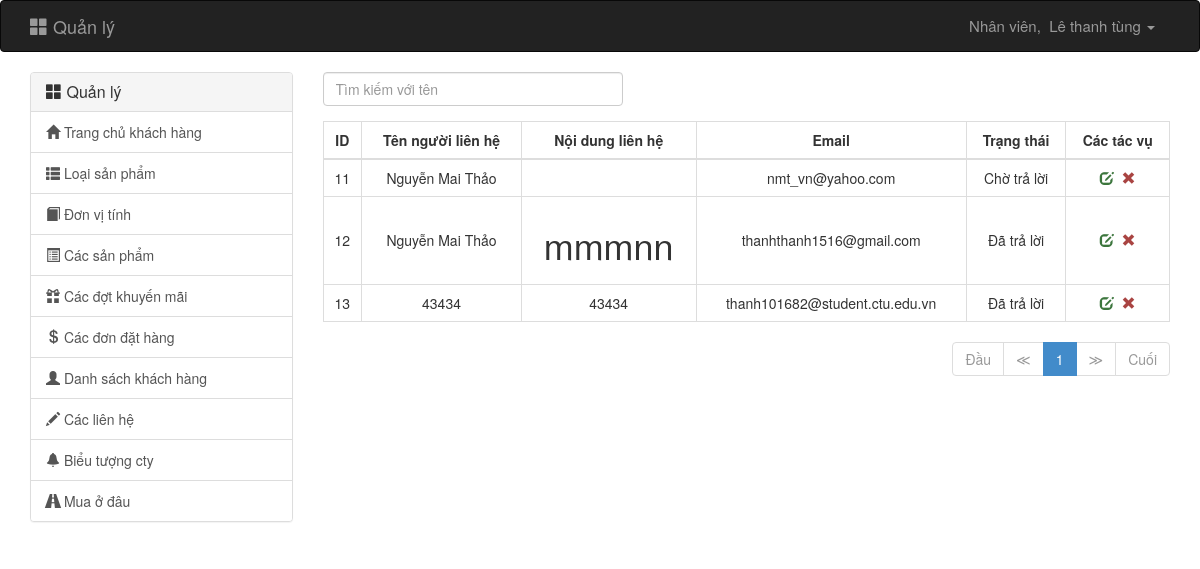
/admin.php?controller=contact (signed in), run on the app's committed database.
### tables this page shows
CREATE TABLE IF NOT EXISTS `contact` (
  `ID` int(11) NOT NULL AUTO_INCREMENT,
  `NAME` varchar(256) NOT NULL,
  `EMAIL` varchar(200) NOT NULL,
  `CONTACT` text NOT NULL,
  `RESPONE` text,
  `STATUS` tinyint(1) NOT NULL,
  PRIMARY KEY (`ID`)
);

### backend/controllers/contact/index.php (called while the page is built, shortened)
<?php
if (isset($_GET['page']))
    $page = intval($_GET['page']);
else
    $page = 1;
$page = ($page > 0) ? $page : 1;
$limit = 10;
$offset = ($page - 1) * $limit;
$options = array(
    'limit' => $limit,
    'offset' => $offset,
    'order_by' => 'id ASC'
);
$url = 'admin.php?controller=contact';
$total_rows = get_total('contact', $options);
$total = ceil($total_rows / $limit);
$pagination = pagination($url, $page, $total);
$status = array(
    0 => CONTACT_STATUS_WAIT,
    1 => CONTACT_STATUS_RESPONE
);
$contacts = get_all('contact', $options);
require 'backend/views/contact/index.php';

### backend/models/model.php (called while the page is built, shortened)
<?php
function get_all($table, $options = array()) {
    $select = isset($options['select']) ? $options['select'] : '*';
    $where = isset($options['where']) ? 'WHERE ' . $options['where'] : '';
    $order_by = isset($options['order_by']) ? 'ORDER BY ' . $options['order_by'] : '';
    $limit = isset($options['offset']) && isset($options['limit']) ? 'LIMIT ' . $options['offset'] . ',' . $options['limit'] : '';
    $sql = "SELECT $select FROM `$table` $where $order_by $limit";
    $query = mysql_query($sql) or die(mysql_error());
    $data = array();
    if (mysql_num_rows($query) > 0) {
        while ($row = mysql_fetch_assoc($query)) {
            $data[] = $row;
        }
    }
    return $data;
}
function get_total($table, $options = array()) {
    $where = isset($options['where']) ? 'WHERE ' . $options['where'] : '';
    $sql = "SELECT COUNT(*) as total FROM `$table` $where";
    $query = mysql_query($sql) or die(mysql_error());
    $row = mysql_fetch_assoc($query);
    return $row['total'];
}

### backend/views/contact/table.php (the view, shortened to what this page needs)
<form id="contact_form" method="post" action="admin.php?controller=contact" role="form">
    <div class="col-xs-12">
        <div class="form-group">
            <div class="btn-group">
                <input id="search" name="search" type="text" class="form-control" placeholder="<?= CONTACT_TABLE_SEARCH ?>" style="width: 300px"  value="<?= (isset($_GET['search'])) ? $_GET['search'] : "" ?>"/>
            </div>
        </div>
        <table class="table table-bordered table-hover">
            <thead>
                <tr>
                    <th><?= CONTACT_TABLE_ID ?></th>
                    <th><?= CONTACT_TABLE_NAME ?></th>
                    <th><?= CONTACT_TABLE_CONTENT ?></th>
                    <th><?= CONTACT_TABLE_EMAIL ?></th>
                    <th><?= CONTACT_TABLE_STATUS ?></th>
                    <th><?= CONTACT_TABLE_TASK ?></th>
                </tr>
            </thead>
            <tbody>
                <?php
                foreach ($contacts as $contact):
                    ?>
                    <tr>
                        <td><?= $contact['ID']; ?></td>
                        <td>
                            <?= $contact['NAME']; ?>
                        </td>
                        <td>
                            <?= $contact['CONTACT']; ?>
                        </td>
                        <td>
                            <?= $contact['EMAIL']; ?>
                        </td>
                        <td>
                            <?= $status[$contact['STATUS']]; ?>
                        </td>
                        <td>
                            <a href="admin.php?controller=contact&amp;action=respone&amp;cid=<?= $contact['ID']; ?>" class="text-success" title="respone contact"><i class="glyphicon glyphicon-edit"></i></a>&nbsp;
                            <a href="#" onclick="if (confirm('<?= CONTACT_TABLE_CONFIRM_DELETE ?>')) {
                                            location.href = 'admin.php?controller=contact&amp;action=delete&amp;cid=<?= $contact['ID']; ?>';
                                        }" class="text-danger" title="delete contact"><i class="glyphicon glyphicon-remove"></i></a>
                        </td>
                    </tr>
                <?php endforeach; ?>
            </tbody>
        </table>
        <div class="text-right">
            <?php echo $pagination; ?>
        </div>
    </div>
</form>

### backend/views/contact/table.php (style rules this page uses)
.table th, .table td { text-align: center; vertical-align: middle !important; width: auto; }

### data on the page
contact: ID "11", NAME "Nguyễn Mai Thảo", EMAIL "nmt_vn@yahoo.com", STATUS "Chờ trả lời"
contact: ID "12", NAME "Nguyễn Mai Thảo", CONTACT "mmmnn", EMAIL "thanhthanh1516@gmail.com", STATUS "Đã trả lời"
contact: ID "13", NAME "43434", CONTACT "43434", EMAIL "thanh101682@student.ctu.edu.vn", STATUS "Đã trả lời"

### other printed values
NAVBAR_HOME_TITLE_ "Quản lý"
NAVBAR_STAFF "Nhân viên"
$_SESSION['login'][3] "Lê thanh tùng"
SIDEBAR_MAIN_MENU "Quản lý"
SIDEBAR_MAIN_PAGE_MENU "Trang chủ khách hàng"
SIDEBAR_CATEGORIES_MENU "Loại sản phẩm"
SIDEBAR_UNITS_MENU "Đơn vị tính"
SIDEBAR_PRODUCTS_MENU "Các sản phẩm"
SIDEBAR_PROMOTIONS_MENU "Các đợt khuyến mãi"
SIDEBAR_ORDERS_MENU "Các đơn đặt hàng"
SIDEBAR_CUMSTOMERS_MENU "Danh sách khách hàng"
SIDEBAR_CONTACTS_MENU "Các liên hệ"
SIDEBAR_LOGO_MENU "Biểu tượng cty"
SIDEBAR_BRANCHES_MENU "Mua ở đâu"
CONTACT_TABLE_ID "ID"
